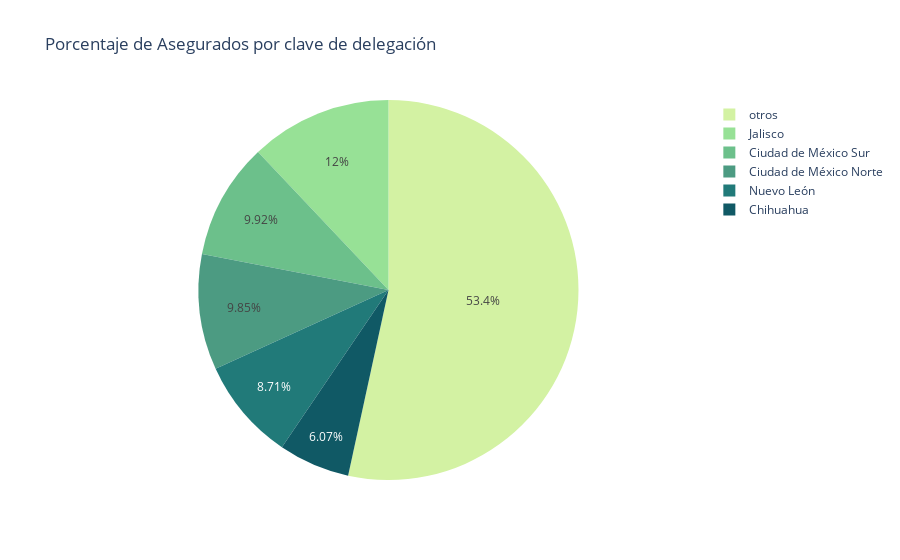

Write notebook code for a chart like this one.
### Code cell
fig = px.pie(asegurados2, values='pct', names='clas', title='Porcentaje de Asegurados por clave de delegación',color_discrete_sequence= px.colors.sequential.Emrld)
fig.show()

### Figure 1 — Plotly figure (JSON) as saved in the notebook; plotly's stock layout.template omitted (floating-point values rounded to 4 significant figures)
{"data": [{"domain": {"x": [0, 1], "y": [0, 1]}, "hovertemplate": "clas=%{label}<br>pct=%{value}<extra></extra>", "labels": ["otros", "otros", "otros", "otros", "otros", "otros", "otros", "Chihuahua", "otros", "otros", "otros", "otros", "Jalisco", "otros", "otros", "otros", "otros", "otros", "Nuevo León", "otros", "otros", "otros", "otros", "otros", "otros", "otros", "otros", "otros", "otros", "otros", "otros", "otros", "otros", "Ciudad de México Norte", "Ciudad de México Sur"], "legendgroup": "", "name": "", "showlegend": true, "type": "pie", "values": [0.006632, 0.04326, 0.003482, 0.002847, 0.04073, 0.004363, 0.006599, 0.0607, 0.005113, 0.04781, 0.00981, 0.01249, 0.1205, 0.03388, 0.01505, 0.02675, 0.007101, 0.001756, 0.08709, 0.01174, 0.04067, 0.01113, 0.01035, 0.01821, 0.02581, 0.04849, 0.005175, 0.04018, 0.001442, 0.02847, 0.01304, 0.00743, 0.00431, 0.09846, 0.09915]}], "layout": {"legend": {"tracegroupgap": 0}, "piecolorway": ["rgb(211, 242, 163)", "rgb(151, 225, 150)", "rgb(108, 192, 139)", "rgb(76, 155, 130)", "rgb(33, 122, 121)", "rgb(16, 89, 101)", "rgb(7, 64, 80)"], "title": {"text": "Porcentaje de Asegurados por clave de delegación"}}}
